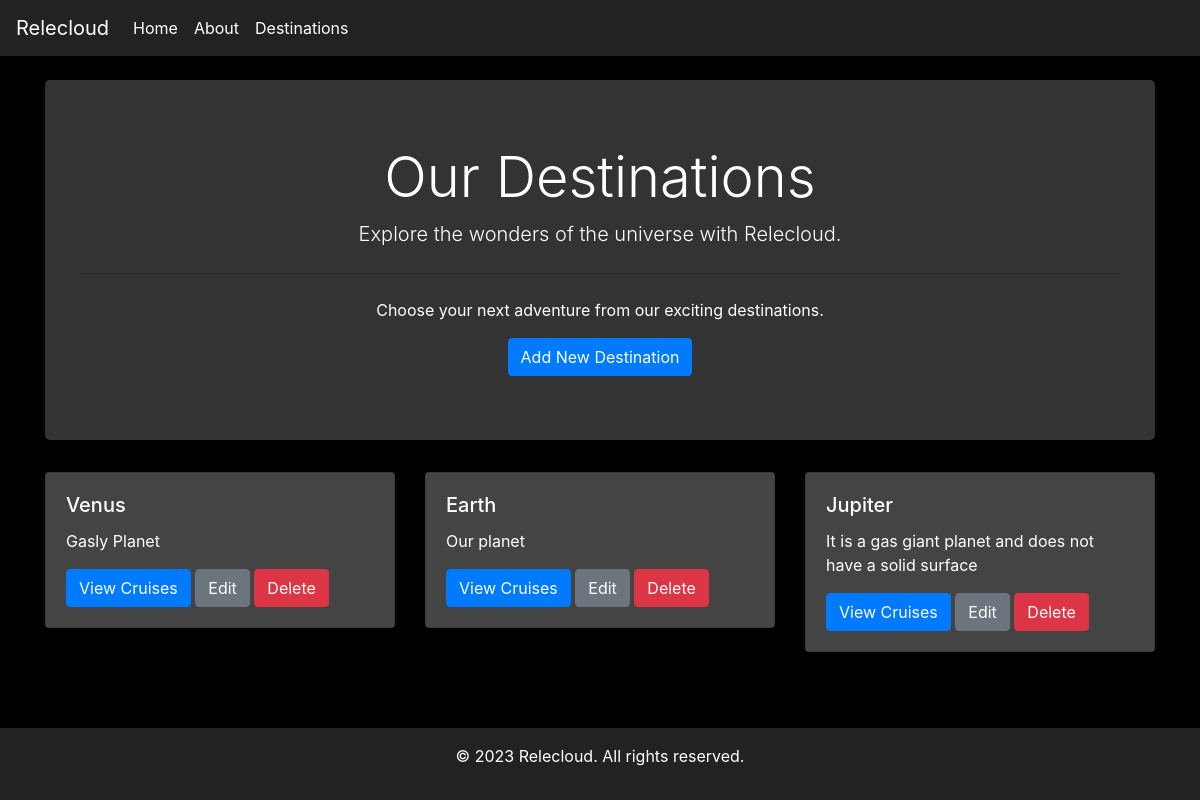
Page /destinations/ on the earlier database version.
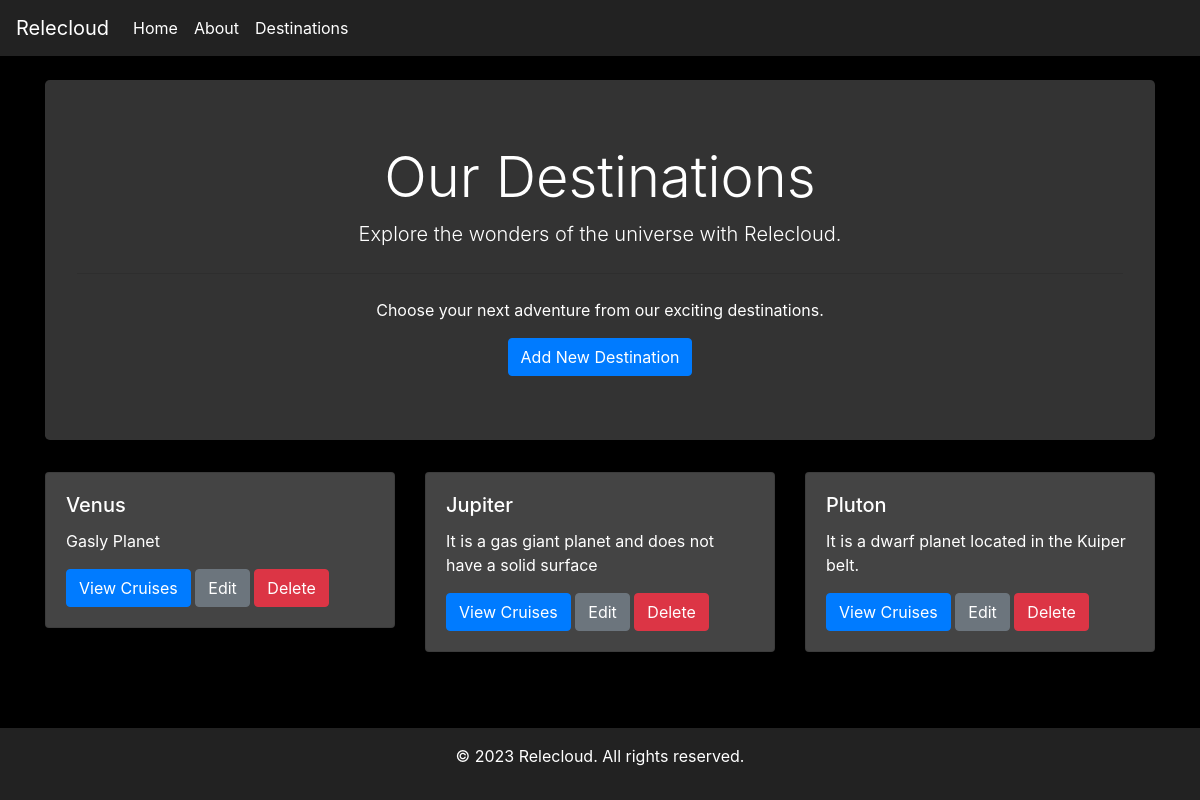
Same page on the later database version.
### relecloud/models.py (models this page shows, shortened)
class Destination(models.Model):
    name = models.CharField(
        max_length=100,
        null=False,
        unique=True,
        blank=False
    )
    description = models.TextField(
        max_length=2000,
        null=False,
        blank=False
    )

### relecloud/views.py (the view)
# urls.py: path('destinations/', destinations, name='destinations'),
def destinations(request):
    all_destinations = Destination.objects.all()
    return render(request, 'destinations.html', {'destinations': all_destinations})

### relecloud/templates/destinations.html
{% extends 'base.html' %} {% block title %}Destinations - Relecloud{% endblock %} {% block content %}
<div class="jumbotron text-center">
    <h1 class="display-4">Our Destinations</h1>
    <p class="lead">Explore the wonders of the universe with Relecloud.</p>
    <hr class="my-4">
    <p>Choose your next adventure from our exciting destinations.</p>
    <a href="{% url 'destination_add' %}" class="btn btn-primary">Add New Destination</a>
</div>
<div class="row">
    {% for destination in destinations %}
    <div class="col-md-4">
        <div class="card mb-4">
            <div class="card-body">
                <h5 class="card-title">{{ destination.name }}</h5>
                <p class="card-text">{{ destination.description }}</p>
                <a href="{% url 'destination_detail' destination.id %}" class="btn btn-primary">View Cruises</a>
                <a href="{% url 'destination_edit' destination.id %}" class="btn btn-secondary">Edit</a>
                <a href="{% url 'destination_delete' destination.id %}" class="btn btn-danger">Delete</a>
            </div>
        </div>
    </div>
    {% endfor %}
</div>
{% endblock %}

### relecloud/templates/base.html (shortened to what this page needs)
<!DOCTYPE html>
<html lang="en">
<head>
    <link rel="stylesheet" href="https://stackpath.bootstrapcdn.com/bootstrap/4.5.2/css/bootstrap.min.css">
</head>
<body>
    <nav class="navbar navbar-expand-lg navbar-dark">
        <a class="navbar-brand" href="{% url 'index' %}">Relecloud</a>
        <div class="collapse navbar-collapse" id="navbarNav">
            <ul class="navbar-nav mr-auto">
                <li class="nav-item">
                    <a class="nav-link" href="{% url 'index' %}">Home</a>
                </li>
                <li class="nav-item">
                    <a class="nav-link" href="{% url 'about' %}">About</a>
                </li>
                <li class="nav-item">
                    <a class="nav-link" href="{% url 'destinations' %}">Destinations</a>
                </li>
            </ul>
        </div>
    </nav>
    <div class="content">
        <div class="container mt-4">
            {% block content %} {% endblock %}
        </div>
    </div>
    <footer>
        <div class="container">
            <p>&copy; 2023 Relecloud. All rights reserved.</p>
        </div>
    </footer>
</body>
</html>

### relecloud/templates/base.html (style rules this page uses)
body { display: flex; flex-direction: column; min-height: 100vh; background-color: #000; color: #fff; }
.content { flex: 1; }
footer { background-color: #222; padding: 1rem 0; text-align: center; color: #fff; }
.navbar { background-color: #222; }
.navbar-brand, .nav-link { color: #fff !important; }
.jumbotron { background-color: #333; color: #fff; }
.card { background-color: #444; color: #fff; }

Differences in the rows shown:
removed Destination: name "Earth", description "Our planet"
added Destination: name "Pluton", description "It is a dwarf planet located in the Kuiper belt."
